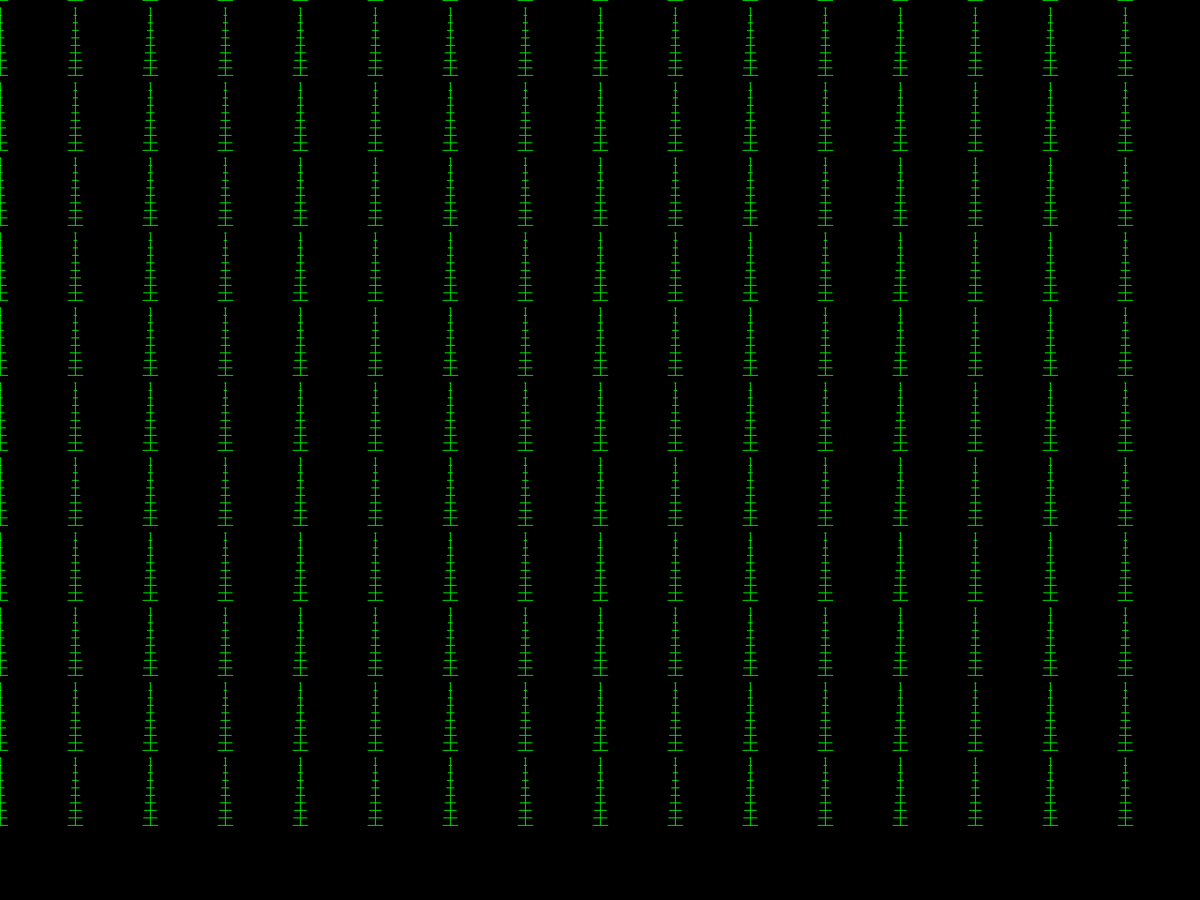
Frame 1 (no input)
Frame 60 (the mouse pressed at the canvas centre just before this capture): identical to frame 1, image omitted
Frame 120 (the mouse held since frame 60 and released just before this capture): identical to frame 1, image omitted

The Processing sketch that drew this single still picture (run headless with seeded random() and noise(); from frame 60 on, the mouse is pressed at the canvas centre):

// Processing sketch: Meadow
// ── Meadow.pde

class GrassBlade{
  private float bladeHeight;
  private float baseWidth;
  private PVector basePos;
  private PVector tipPos;
  private PVector windSpeed;
  private PVector[] spine;
  
  final int nDivisions = 10;
   float divisionSize;
  
  GrassBlade(int x, int y, int h,int w){
    basePos = new PVector(x,y);
    tipPos = new PVector(x, y - h);
    
    bladeHeight = h;
    baseWidth = w/2;
    
    spine = new PVector[nDivisions];
    spine[0] = basePos;
    divisionSize = h/nDivisions;
    for (int i = 1; i<nDivisions; i++){
      spine[i] = new PVector(x,y-i*divisionSize);
    }
    
  }
  void updateBlade(PVector wind){
    wind.normalize();
    float windScalar = 1;
    PVector newPos;
    for (int i = spine.length -1; i>0; i--){
      windScalar = ((float)i)/spine.length;
      newPos = spine[i].add(wind.mult(windScalar));
      if((new PVector(newPos.x - spine[i-1].x, newPos.y - spine[i-1].y).mag()) > divisionSize){
        newPos = PVector.add(spine[i-1],new PVector(newPos.x - spine[i-1].x, newPos.y - spine[i-1].y).normalize().mult(divisionSize));
      }
      spine[i] = newPos;
    }
  }
  void drawBlade(){
    //strokeWeight(3);
    //for(int i = 0; i<spine.length; i++){
    //  point(spine[i].x, spine[i].y);
    //}
    strokeWeight(1);
    for(int i = 0; i<spine.length -1; i++){
      line(spine[i].x, spine[i].y, spine[i+1].x, spine[i+1].y );    
    }
    stroke(0,255,0);
    float bladeWidth = baseWidth;
     for(int i = 0; i<spine.length; i++){
      line(spine[i].x-bladeWidth,spine[i].y, spine[i].x+ bladeWidth, spine[i].y);
      bladeWidth -= (baseWidth/nDivisions);
    }
  }
}

// ── CanvasManager.pde
int unitSize;
float noiseScale=0.005;
GrassBlade g[][];
public void settings() {
  fullScreen();
}

void setup(){    
    unitSize = 100;
    background(0);
    stroke(255);
    noFill();
    
    grid();
    for(int i= 0; i < g.length; i++){
       for(int j = 0; j< g[0].length; j++){
           g[i][j].drawBlade();
       }
    }
    
}
void draw(){
  //background(0);
  //PVector wind = new PVector(mouseX - width/2,0);
  //g.updateBlade(wind);
  //g.drawBlade();
}
void grid(){
  int unitsX = width/unitSize;
  int unitsY = height/unitSize;
  g = new GrassBlade[unitsX][unitsY];
    for (int i = 0; i < unitsX; i ++){
      for(int j = 0; j < unitsY; j ++){
        g[i][j] = new GrassBlade(i*unitSize,j*unitSize, 100, 20);
      }
  }
}
